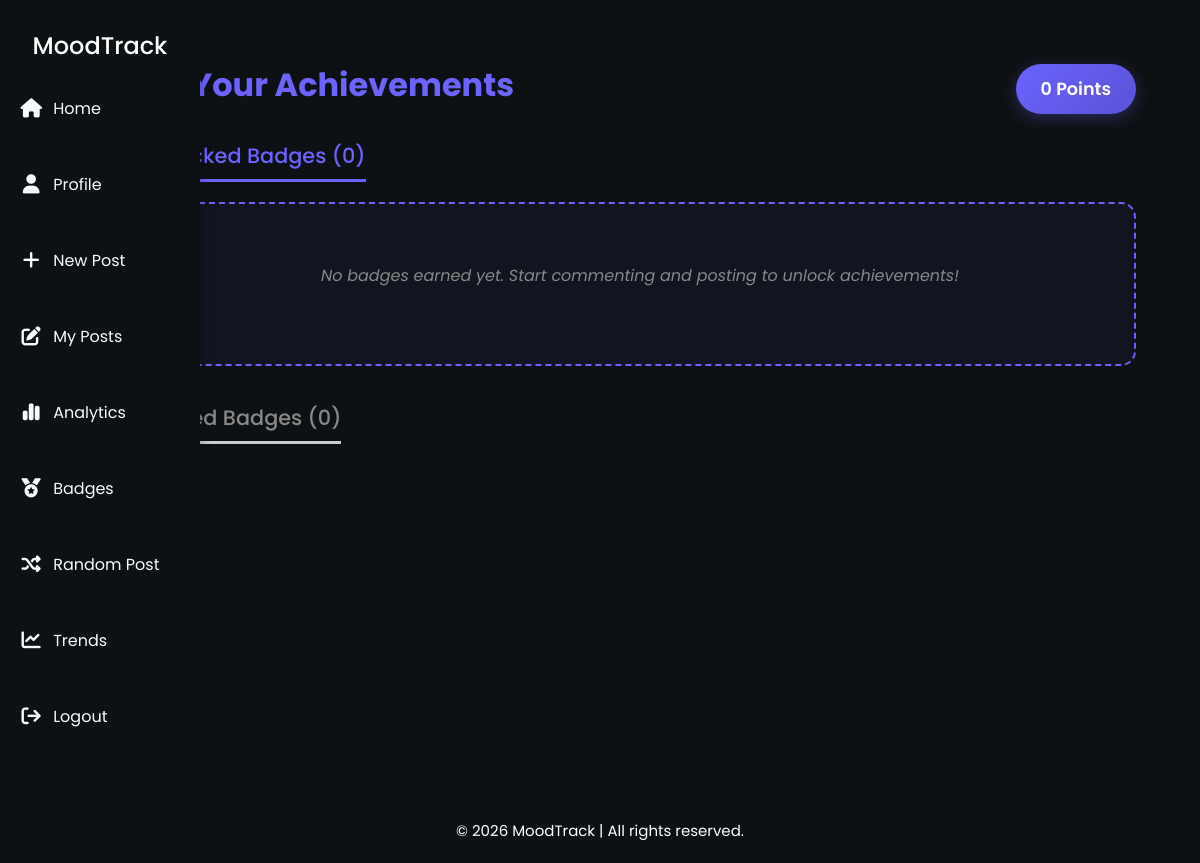
Page /badges/ (signed in) on the earlier database version.
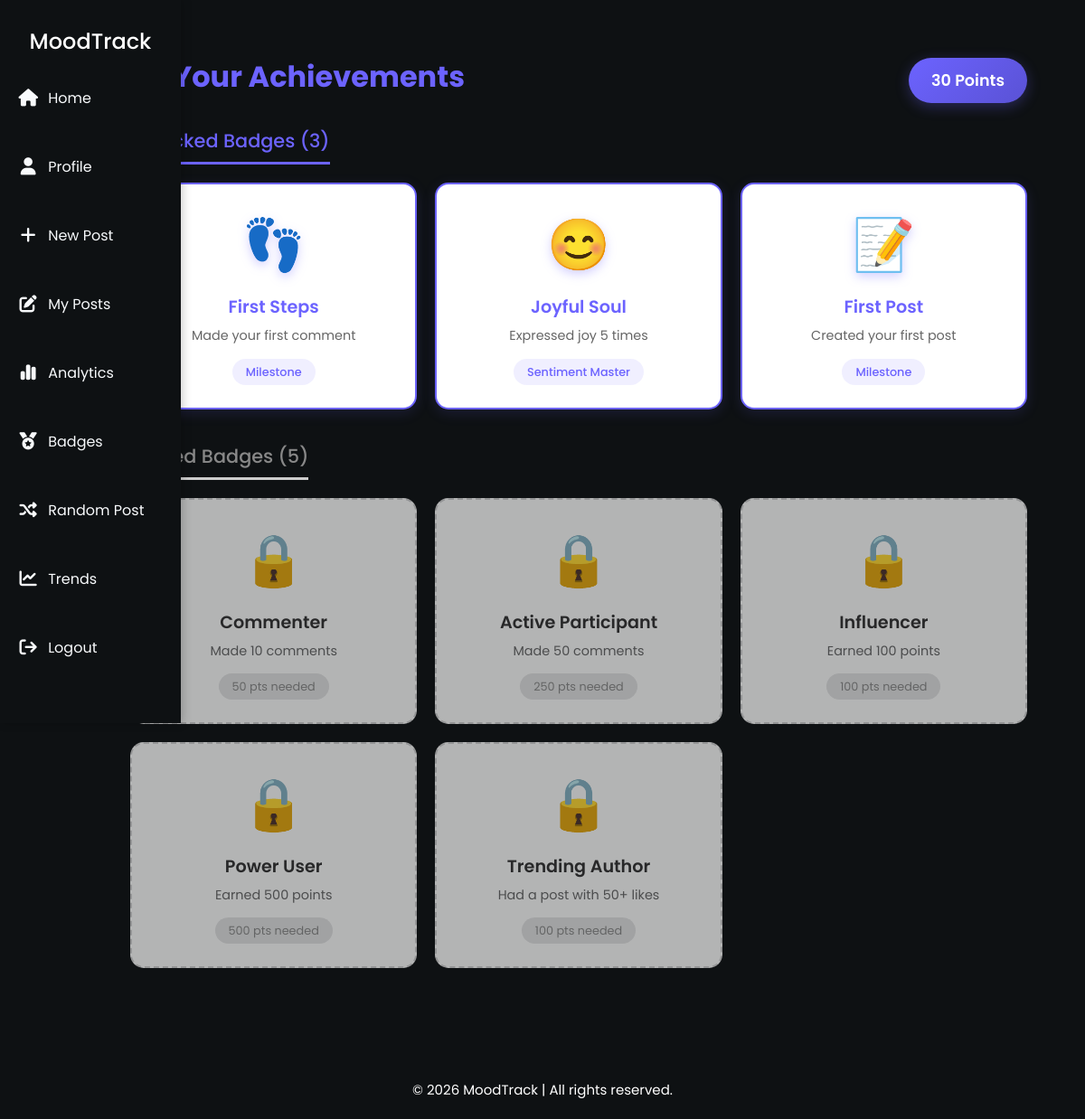
Same page on the later database version.
### moodtrack_app/models.py (models this page shows, shortened)
class Badge(models.Model):
    BADGE_TYPES = [
        ('sentiment', 'Sentiment Master'),
        ('engagement', 'Engagement'),
        ('community', 'Community'),
        ('milestone', 'Milestone'),
    ]
    name = models.CharField(max_length=100)
    description = models.TextField()
    icon = models.CharField(max_length=50, default='🏆')  # Emoji or icon class
    badge_type = models.CharField(max_length=20, choices=BADGE_TYPES)
    points_required = models.PositiveIntegerField(default=0)
    condition = models.CharField(max_length=200, help_text="JSON condition or description")

### moodtrack_app/views.py (the view)
# urls.py: path('badges/', BadgesView.as_view(), name='badges'),
class BadgesView(LoginRequiredMixin, ListView):
    model = Badge
    template_name = 'moodtrack_app/badges.html'
    context_object_name = 'badges'
    def get_context_data(self, **kwargs):
        context = super().get_context_data(**kwargs)
        user = self.request.user
        user_badge_ids = UserBadge.objects.filter(user=user).values_list('badge_id', flat=True)
        context['earned_badges'] = Badge.objects.filter(id__in=user_badge_ids)
        context['unearned_badges'] = Badge.objects.exclude(id__in=user_badge_ids)
        context['user_points'] = user.profile_stats.points if hasattr(user, 'profile_stats') else 0
        return context

### moodtrack_app/templates/moodtrack_app/badges.html
{% extends "moodtrack_app/base.html" %}
{% load static %}
{% block content %}
<link rel="stylesheet" href="{% static 'moodtrack_app/badges.css' %}">
<div class="badges-container">
    <div class="badges-header">
        <h2>🏆 Your Achievements</h2>
        <div class="points-display">
            <span class="points-badge">{{ user_points }} Points</span>
        </div>
    </div>
    <div class="badges-section earned-section">
        <h3>Unlocked Badges ({{ earned_badges|length }})</h3>
        <div class="badges-grid">
            {% for badge in earned_badges %}
            <div class="badge-card earned">
                <div class="badge-icon">{{ badge.icon }}</div>
                <h4>{{ badge.name }}</h4>
                <p>{{ badge.description }}</p>
                <span class="badge-type">{{ badge.get_badge_type_display }}</span>
            </div>
            {% empty %}
            <div class="empty-state">
                <p>No badges earned yet. Start commenting and posting to unlock achievements!</p>
            </div>
            {% endfor %}
        </div>
    </div>
    <div class="badges-section locked-section">
        <h3>Locked Badges ({{ unearned_badges|length }})</h3>
        <div class="badges-grid">
            {% for badge in unearned_badges %}
            <div class="badge-card locked">
                <div class="badge-icon">🔒</div>
                <h4>{{ badge.name }}</h4>
                <p>{{ badge.description }}</p>
                <span class="points-needed">{{ badge.points_required }} pts needed</span>
            </div>
            {% endfor %}
        </div>
    </div>
</div>
{% endblock %}

Differences in the rows shown:
added Badge: icon "👣", name "First Steps", description "Made your first comment", badge_type "Milestone", shown under "Unlocked Badges (3)"
added Badge: icon "😊", name "Joyful Soul", description "Expressed joy 5 times", badge_type "Sentiment Master", shown under "Unlocked Badges (3)"
added Badge: icon "📝", name "First Post", description "Created your first post", badge_type "Milestone", shown under "Unlocked Badges (3)"
added Badge: name "Commenter", description "Made 10 comments", points_required "50", shown under "Locked Badges (5)"
added Badge: name "Active Participant", description "Made 50 comments", points_required "250", shown under "Locked Badges (5)"
added Badge: name "Influencer", description "Earned 100 points", points_required "100", shown under "Locked Badges (5)"
added Badge: name "Power User", description "Earned 500 points", points_required "500", shown under "Locked Badges (5)"
added Badge: name "Trending Author", description "Had a post with 50+ likes", points_required "100", shown under "Locked Badges (5)"
Other differences:
{{ user_points }}: "0" → "30"
{{ earned_badges|length }}: "0" → "3"
{{ unearned_badges|length }}: "0" → "5"
text no longer shown: "No badges earned yet. Start commenting and posting to unlock achievements!"
